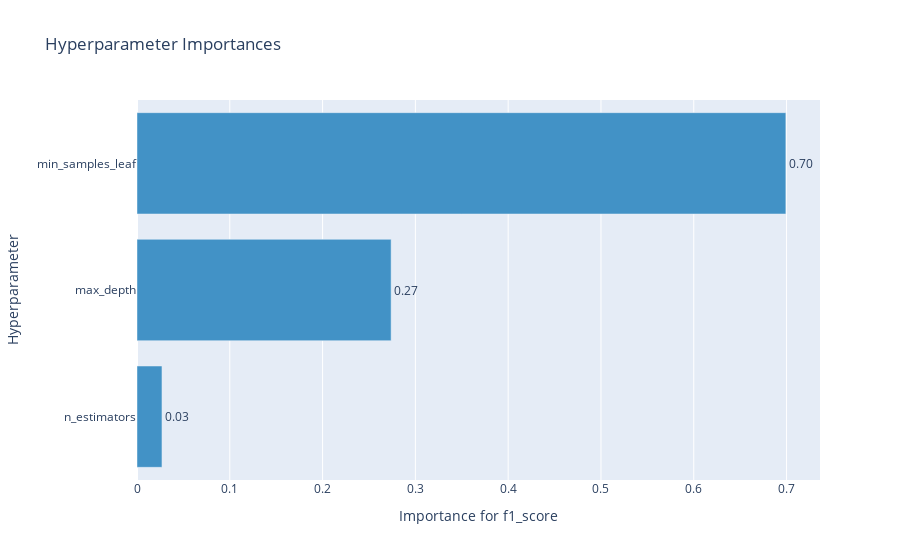

The notebook cell this image was saved under:
### Markdown cell above
График важности гиперпараметров - помогает понять, какие гиперпараметры вносят больший вклад в минимизацию/максимизацию метрики.

### Code cell
optuna.visualization.plot_param_importances(study, target_name="f1_score")

### Figure 1 — Plotly figure (JSON) as saved in the notebook; plotly's stock layout.template omitted (floating-point values rounded to 4 significant figures)
{"data": [{"cliponaxis": false, "hovertemplate": ["n_estimators (IntDistribution): 0.02690603496276137<extra></extra>", "max_depth (IntDistribution): 0.27385055770877953<extra></extra>", "min_samples_leaf (IntDistribution): 0.6992434073284591<extra></extra>"], "marker": {"color": "rgb(66,146,198)"}, "orientation": "h", "text": ["0.03", "0.27", "0.70"], "textposition": "outside", "type": "bar", "x": [0.02691, 0.2739, 0.6992], "y": ["n_estimators", "max_depth", "min_samples_leaf"]}], "layout": {"showlegend": false, "title": {"text": "Hyperparameter Importances"}, "xaxis": {"title": {"text": "Importance for f1_score"}}, "yaxis": {"title": {"text": "Hyperparameter"}}}}
